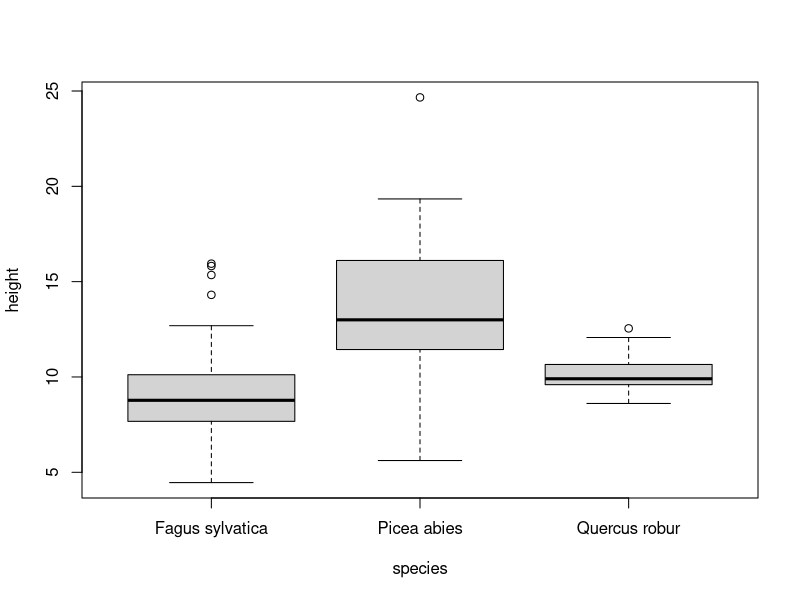
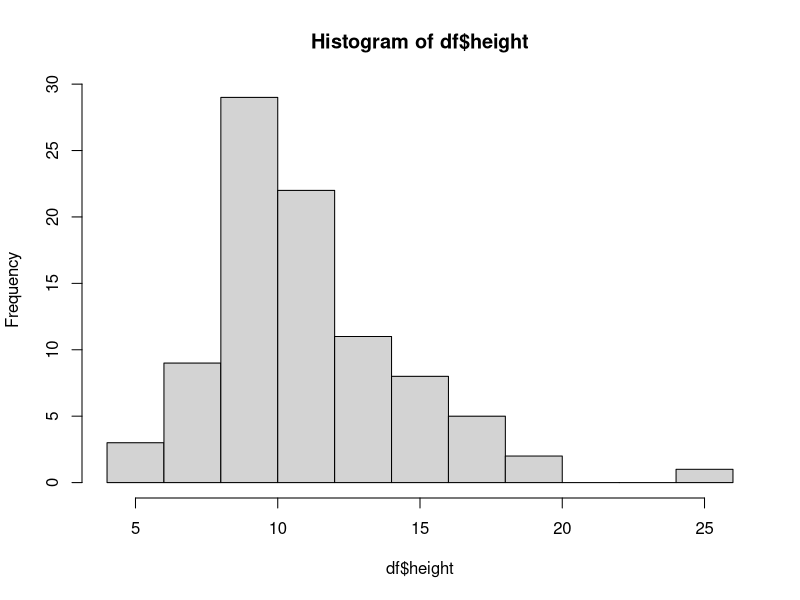

Generate these figures, in order, with R:
set.seed(1234)
height <- c(rnorm(30, 15, 4), rnorm(30, 11, 3), rnorm(30, 10, 1))
species <- as.factor(c(rep("Picea abies", 30), rep("Fagus sylvatica", 30), rep("Quercus robur", 30)))
df <- data.frame(height, species)
summary(df)

boxplot(height~species, data = df)

print(df$height[1])

hist(df$height)
